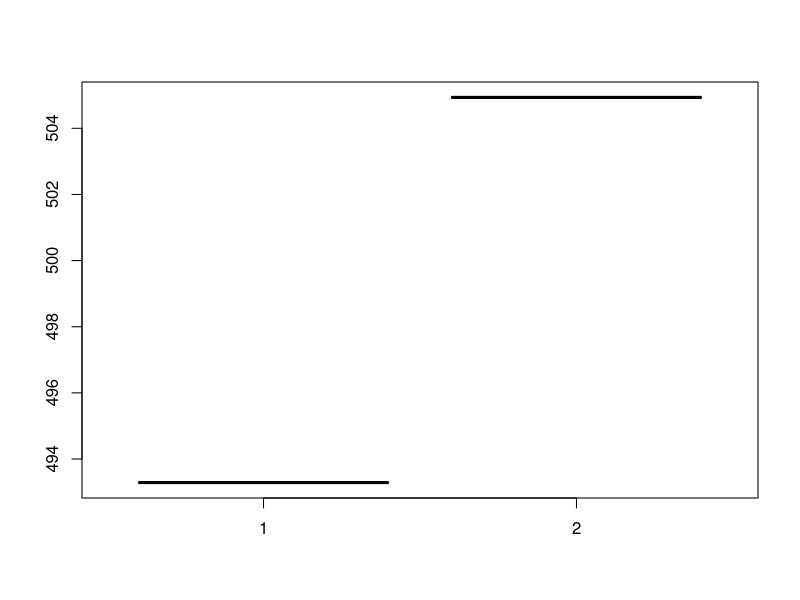

Reproduce this figure in R.
# 1
calculaEstimador = function(n) {
  media <- c()
  mediana <- c()
  for(i in 1:10000) {
    media[i] <- mean(rnorm(n, 500, sqrt(10)))
    mediana[i] <- median(rnorm(n, 500, sqrt(10)))
  }
  
  media_medias <- mean(media)
  var_medias <- var(media)
  
  media_medianas <- mean(mediana)
  var_medianas <- var(mediana)
  
  retorno <- data.frame(media_medias, var_medias, media_medianas, var_medianas)
}

letra_a <- calculaEstimador(10)
letra_b <- calculaEstimador(20)
letra_c <- calculaEstimador(30)
letra_d <- calculaEstimador(50)
letra_e <- calculaEstimador(100)

letra_a
letra_b
letra_c
letra_d
letra_e

# 2

calculaEstimadorU <- function(n) {


  amostra <- c()
  for(i in 1: 10000) {
    amostra[i] <- runif(n,0,500 )
  }
  estimador1 <- 2*mean(amostra)
  estimador2 <- ((n+1)/n)*max(amostra)
  boxplot(estimador1, estimador2)
  return (data.frame(estimador1, estimador2))
}

teta <- calculaEstimadorU(100)

teta



